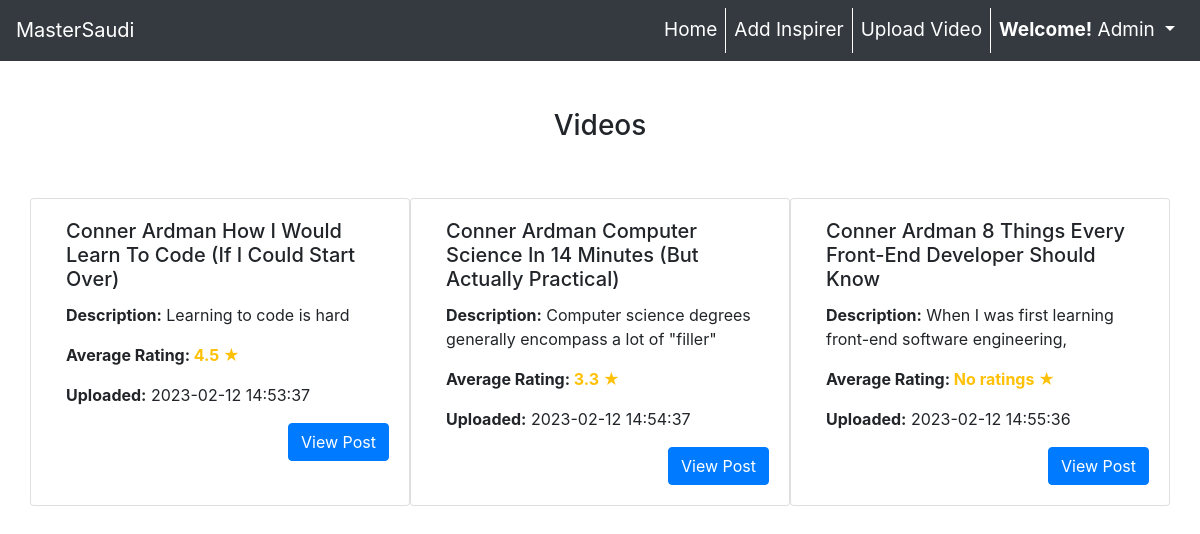
Page /admin/all_posts.php?rid=1 (signed in) on the committed database.
### tables this page shows
CREATE TABLE `social_post` (
  `id` int(11) NOT NULL,
  `postFieldId` int(11) NOT NULL,
  `post_inspirer_id` int(11) NOT NULL,
  `title` varchar(225) NOT NULL,
  `description` text NOT NULL,
  `video` blob DEFAULT NULL,
  `embbed` varchar(255) DEFAULT NULL,
  `created` datetime NOT NULL DEFAULT current_timestamp()
);

### admin/all_posts.php (the view, shortened to what this page needs)
<?php
  include("includes/db_helper.php");
?>
<html>
<head>
    <link rel="stylesheet" type="text/css" href="assets/css/bootstrap.min.css">
</head>
<body>
    <?php include("includes/header.php"); ?>
    <div class="container">
        <div class="row">
            <div class="col-md-12">
                <br /><br />
                <h3 align="center">Videos</h3>
                <br /><br />
            </div>
            <div class="col-md-12">
                <div class="row">
                    <?php
            $query = "SELECT * FROM `social_post` WHERE postFieldId = '".$_REQUEST["rid"]."'";
            $res = mysqli_query($conn,$query);
            while($row = mysqli_fetch_array($res)){
              $rquery = "SELECT * FROM `ratings` R INNER JOIN `users` U ON U.id = R.userid WHERE R.rid = '".$row["id"]."'";
              $rreviews = mysqli_query($conn,$rquery);
              $total_reviews = mysqli_num_rows($rreviews);
              $review_ratings = 0; $average_rating = 0;
              while($rating = mysqli_fetch_array($rreviews)){
                $review_ratings = $review_ratings + $rating["rating"];
              }
              if($total_reviews > 0){
                $average_rating = $review_ratings / $total_reviews;
                $average_rating = number_format((float) $average_rating, 1, '.', '');
              } else {
                $average_rating = "No ratings";
              }
        ?>
                    <br />
                    <div class="card mb-3 col-md-4">
                        <div class="card-body">
                            <h5 class="card-title"><?=$row["title"];?></h5>
                            <p class="card-text"><b>Description:</b> <?=$row["description"];?></p>
                            <p class="card-text"><b>Average Rating: <span class="text-warning"><?=$average_rating;?>
                                        ★</span></b></p>
                            <p class="card-text"><b>Uploaded:</b> <?=$row["created"];?></p>
                            <div class="row justify-content-end">
                                <a href="view_post.php?rid=<?=$row["id"];?>" type="button" class="btn btn-primary">View
                                    Post</a>
                            </div>
                        </div>
                    </div>
                    <br /><br />
                    <?php
          }
        ?>
                </div>
            </div>
        </div>
    </div>
    <br /><br /><br /><br /><br /><br /><br /><br /><br /><br /><br /><br /><br /><br /><br />
</body>
</html>

### admin/includes/header.php (shortened to what this page needs)
<nav class="navbar navbar-expand-lg navbar-dark bg-dark">
  <div class="collapse navbar-collapse" id="navbarTogglerDemo01">
    <a class="navbar-brand" href="home.php">MasterSaudi</a>
    <ul class="navbar-nav ml-auto">
      <li class="nav-item">
        <a class="nav-link" href="home.php">Home</a>
      </li>
      <li class="nav-item">
        <a class="nav-link" href="addinsp.php">Add Inspirer</a>
      </li>
      <li class="nav-item">
        <a class="nav-link" href="Moderatorpage.php">Upload Video</a>
      </li>
      <li class="nav-item dropdown">
        <a class="nav-link dropdown-toggle" href="#" id="navbarDropdown" role="button" data-toggle="dropdown" aria-haspopup="true" aria-expanded="false">
          <b>Welcome!</b> <?php echo $_SESSION["Admin_NAME"]; ?>
        </a>
      </li>
    </ul>
  </div>
</nav>

### admin/includes/header.php (style rules this page uses)
.navbar-dark .navbar-nav .nav-link { color: #ffffff !important; font-size: 19px; }
.nav-item { border-right: 1px solid #ffffff; }
.nav-item:last-child { border-right: 1px solid #343a40; }

### rows in the picture
social_post: title "Conner Ardman How I Would Learn To Code (If I Could Start Over)", description "Learning to code is hard", average_rating "4.5", created "2023-02-12 14:53:37"
social_post: title "Conner Ardman Computer Science In 14 Minutes (But Actually Practical)", description "Computer science degrees generally encompass a lot of \"filler\"", average_rating "3.3", created "2023-02-12 14:54:37"
social_post: title "Conner Ardman 8 Things Every Front-End Developer Should Know", description "When I was first learning front-end software engineering,", average_rating "No ratings", created "2023-02-12 14:55:36"

### other values in the picture
$_SESSION["Admin_NAME"] "Admin"
